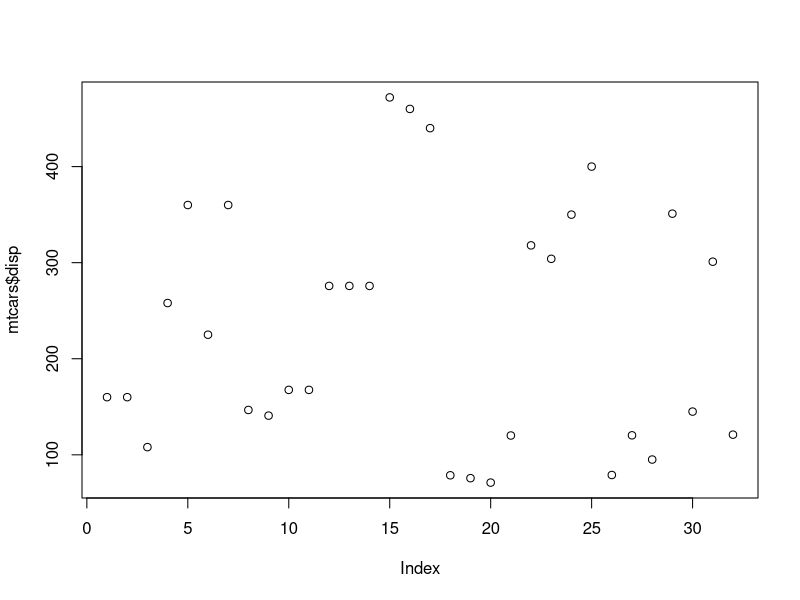

R code for this plot:
## ---- chunk 1
#install.packages("car")
library(car)
data <- mtcars
plot(mtcars$disp)

